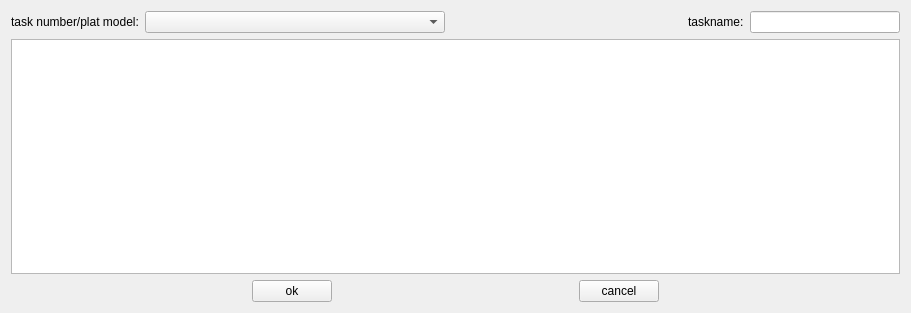
<?xml version="1.0" encoding="UTF-8"?>
<ui version="4.0">
 <class>CDlgSetPlat</class>
 <widget class="QWidget" name="CDlgSetPlat">
  <property name="geometry">
   <rect>
    <x>0</x>
    <y>0</y>
    <width>911</width>
    <height>313</height>
   </rect>
  </property>
  <property name="windowTitle">
   <string>CDlgSetPlat</string>
  </property>
  <layout class="QVBoxLayout" name="verticalLayout">
   <item>
    <layout class="QHBoxLayout" name="horizontalLayout_2">
     <item>
      <widget class="QLabel" name="label_2">
       <property name="text">
        <string>task number/plat model:</string>
       </property>
      </widget>
     </item>
     <item>
      <widget class="QComboBox" name="comboBoxMissionName">
       <property name="minimumSize">
        <size>
         <width>300</width>
         <height>0</height>
        </size>
       </property>
      </widget>
     </item>
     <item>
      <spacer name="horizontalSpacer_4">
       <property name="orientation">
        <enum>Qt::Horizontal</enum>
       </property>
       <property name="sizeHint" stdset="0">
        <size>
         <width>40</width>
         <height>20</height>
        </size>
       </property>
      </spacer>
     </item>
     <item>
      <widget class="QLabel" name="label_3">
       <property name="text">
        <string>taskname:</string>
       </property>
      </widget>
     </item>
     <item>
      <widget class="QLineEdit" name="lineEditMissionName">
       <property name="sizePolicy">
        <sizepolicy hsizetype="Fixed" vsizetype="Fixed">
         <horstretch>0</horstretch>
         <verstretch>0</verstretch>
        </sizepolicy>
       </property>
       <property name="minimumSize">
        <size>
         <width>150</width>
         <height>0</height>
        </size>
       </property>
      </widget>
     </item>
    </layout>
   </item>
   <item>
    <widget class="QTableWidget" name="tableWidget"/>
   </item>
   <item>
    <layout class="QHBoxLayout" name="horizontalLayout">
     <item>
      <spacer name="horizontalSpacer">
       <property name="orientation">
        <enum>Qt::Horizontal</enum>
       </property>
       <property name="sizeHint" stdset="0">
        <size>
         <width>40</width>
         <height>20</height>
        </size>
       </property>
      </spacer>
     </item>
     <item>
      <widget class="QPushButton" name="pBEnsure">
       <property name="text">
        <string>ok</string>
       </property>
      </widget>
     </item>
     <item>
      <spacer name="horizontalSpacer_2">
       <property name="orientation">
        <enum>Qt::Horizontal</enum>
       </property>
       <property name="sizeHint" stdset="0">
        <size>
         <width>40</width>
         <height>20</height>
        </size>
       </property>
      </spacer>
     </item>
     <item>
      <widget class="QPushButton" name="pBCancel">
       <property name="text">
        <string>cancel</string>
       </property>
      </widget>
     </item>
     <item>
      <spacer name="horizontalSpacer_3">
       <property name="orientation">
        <enum>Qt::Horizontal</enum>
       </property>
       <property name="sizeHint" stdset="0">
        <size>
         <width>40</width>
         <height>20</height>
        </size>
       </property>
      </spacer>
     </item>
    </layout>
   </item>
  </layout>
 </widget>
 <layoutdefault spacing="6" margin="11"/>
 <resources/>
 <connections/>
</ui>
